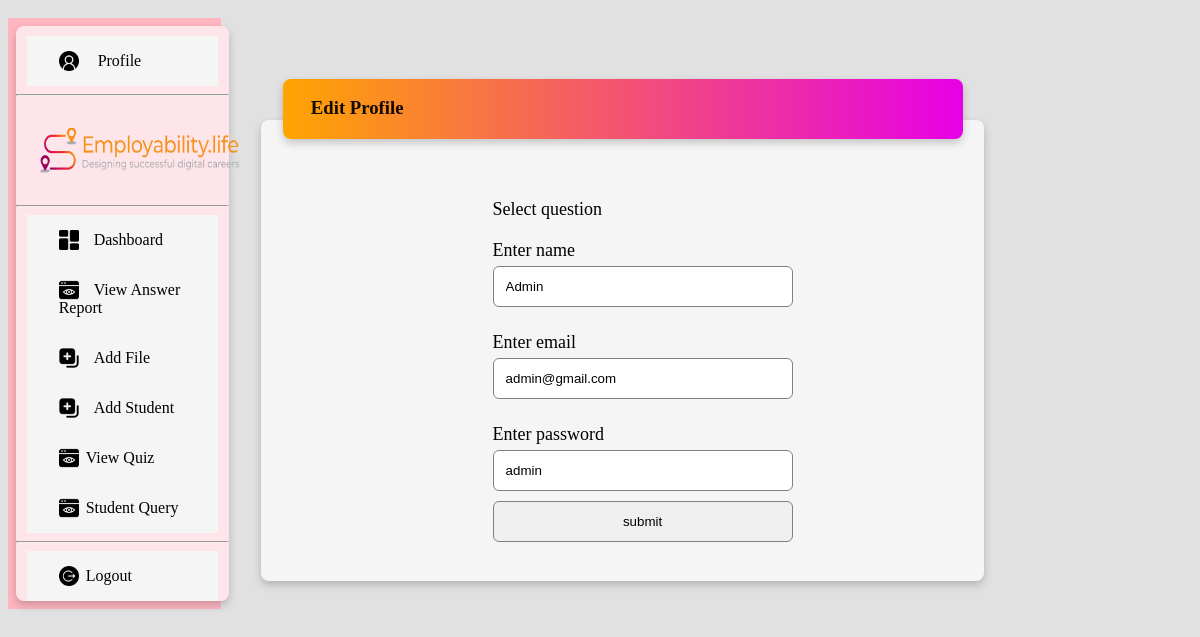
Page /adminprofile/ (signed in) on the earlier database version.
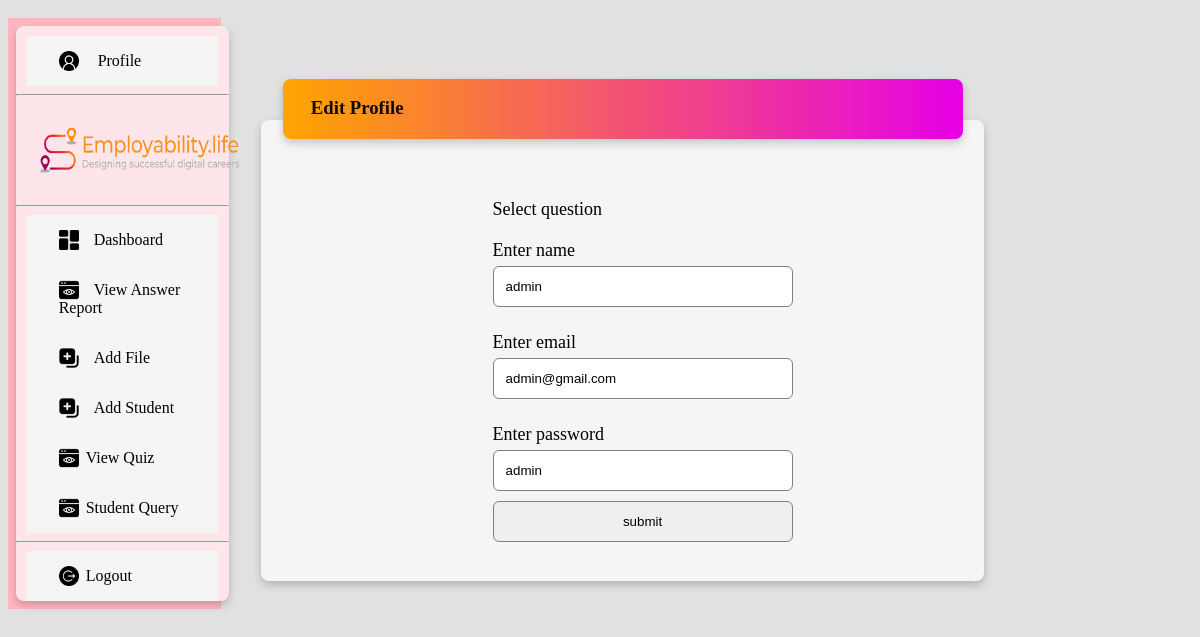
Same page on the later database version.
### quiz/models.py (models this page shows, shortened)
class AdminForm(models.Model):
    name = models.CharField(max_length=100)
    email = models.EmailField()
    password = models.CharField(max_length=20)

### quiz/views.py (the view, shortened to what this page needs)
# urls.py: path('adminprofile/', profile, name='adprofile'),
def profile(request):
    if 'email' in request.session:
        n = AdminForm.objects.get(email=request.session['email'])
        return render(request, 'adminprofile.html', {'n': n})
    return redirect('sign1')

### quiz/templates/adminprofile.html (shortened to what this page needs)
{% extends 'admin_base.html' %}
{% load static %}
{% block content %}
<div class="viewtabledrd">
    <div class="viewtabledrd">
        <div class="card createtest">
            <div class="card questionadd">
                <h3 class="questionaddtitle" style="font-weight: bold;">&nbsp &nbsp &nbsp Edit Profile</h3>
            </div>
            <div class="questionaddform">
                <form method="post">
                    <label>Select question</label>
                    <label>Enter name</label>
                    <input type="text" placeholder="Enter name" class="questiontitle" id="questiontitle" name="name"
                        value="{{n.name}}" required>
                    <label>Enter email</label>
                    <input type="email" placeholder="Enter email" class="questiontitle" id="questiontitle" name="email"
                        value="{{n.email}}" required>
                    <label>Enter password</label>
                    <input type="text" placeholder="Enter password" class="questiontitle" id="questiontitle"
                        name="passowrd" value="{{n.password}}" required>
                    <br>
                    <input type="submit" value="submit" />
                </form>
            </div>
        </div>
    </div>
    {% endblock %}

Differences in the rows shown:
changed AdminForm "admin": name "Admin" → "admin"
